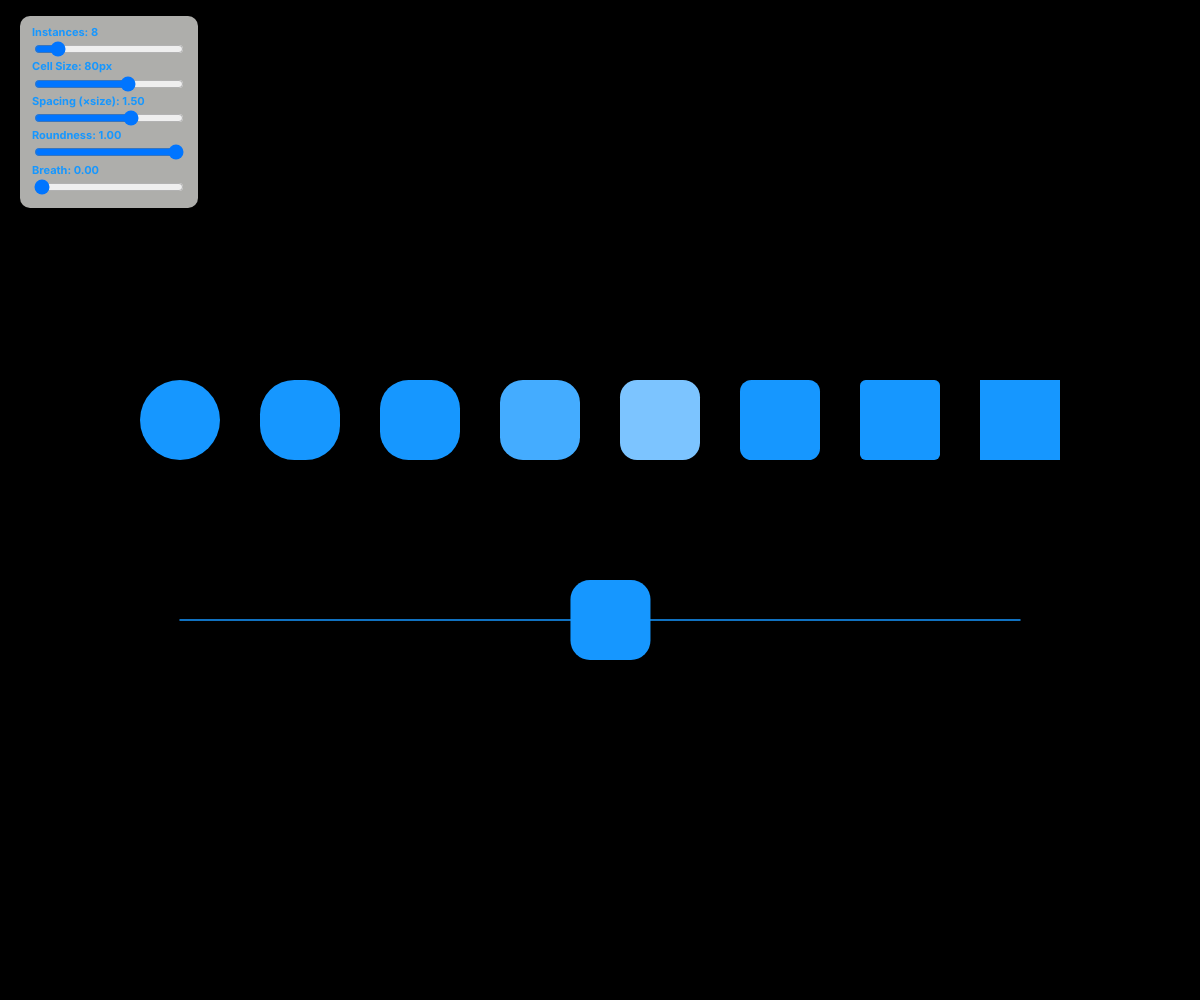
Frame 1 (no input)
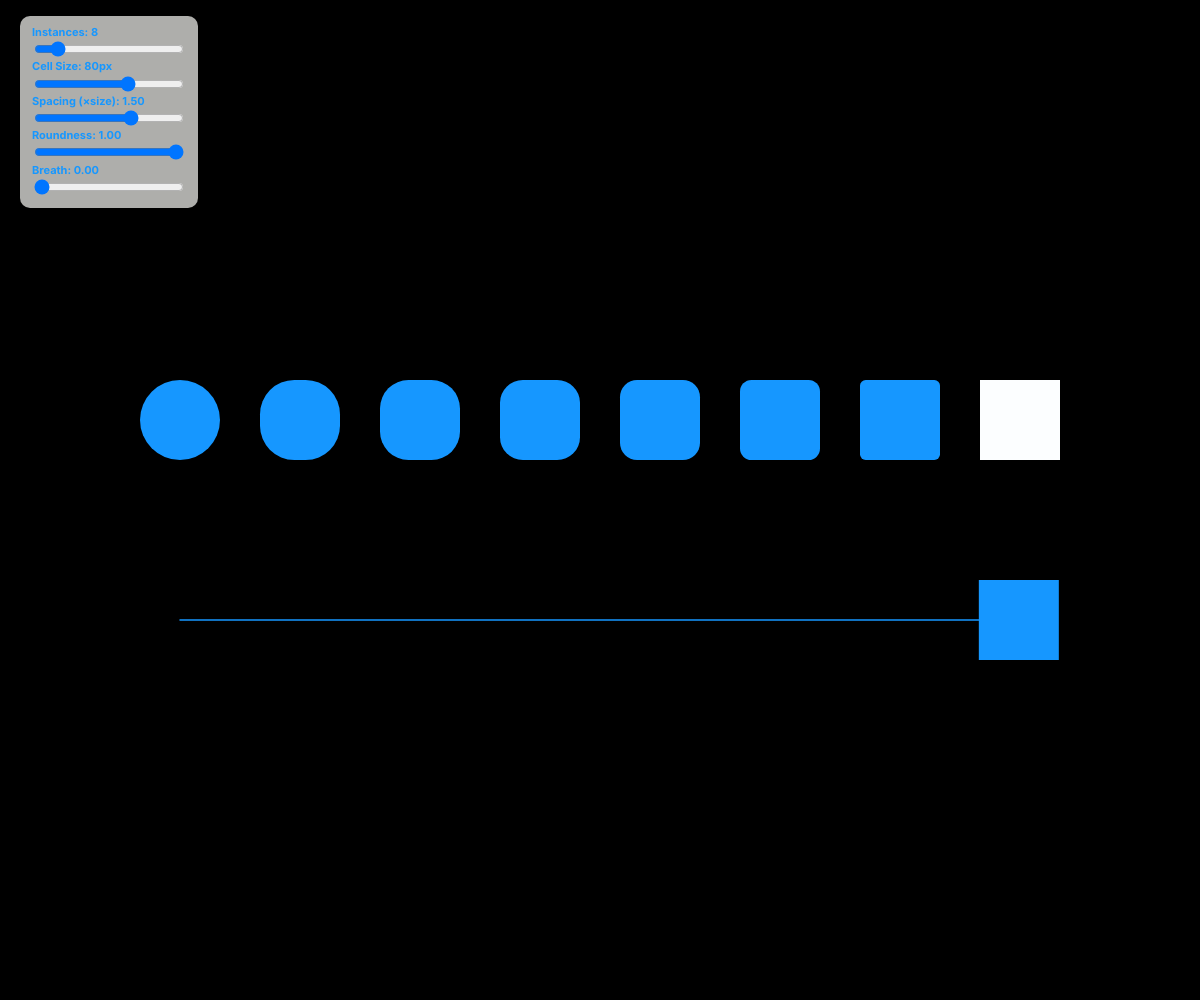
Frame 60 (no input)
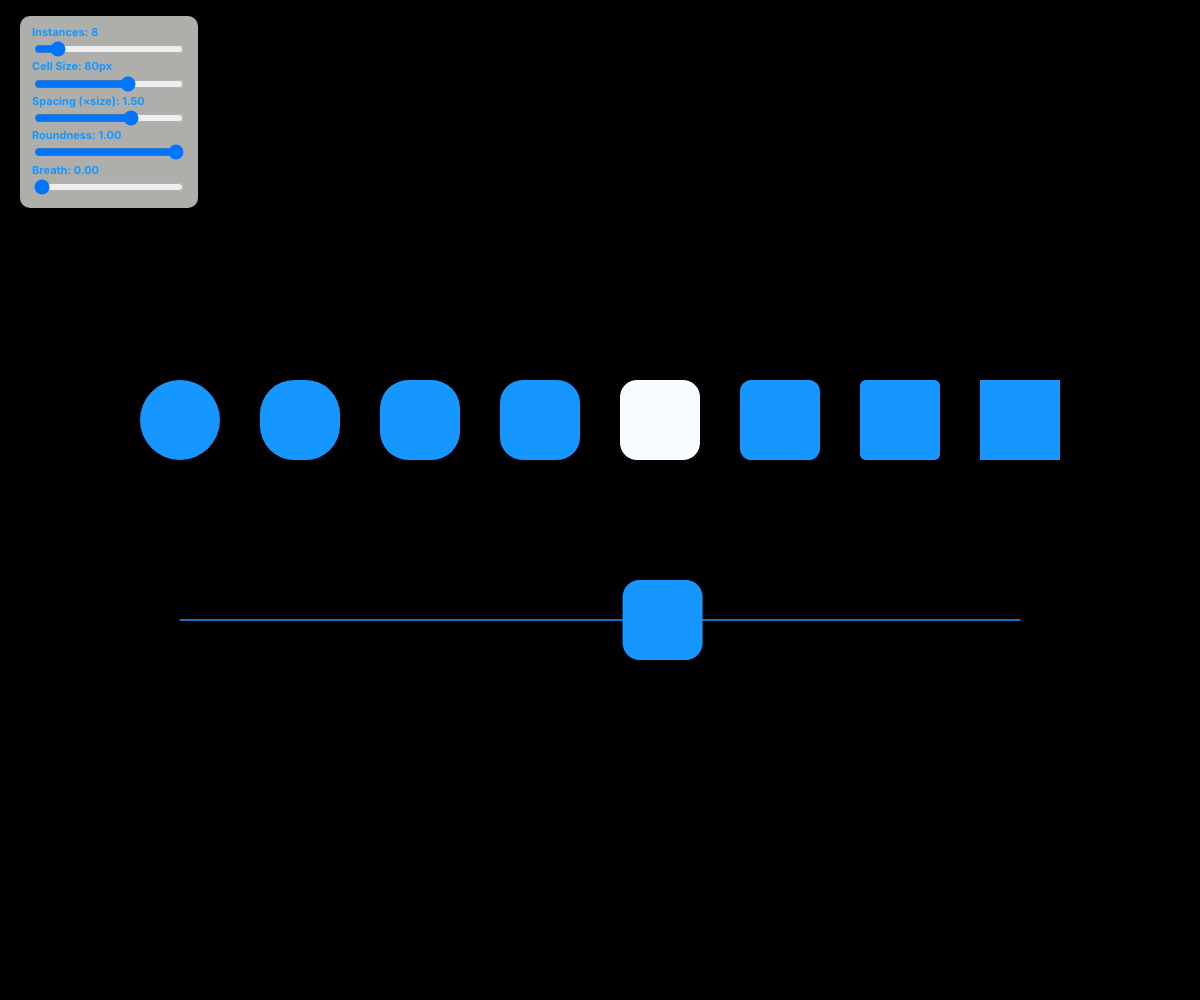
Frame 120 (the mouse pressed at the canvas centre since frame 60)

The p5.js sketch that drew these frames (run headless with seeded random() and noise() and a simulated clock; from frame 60 on, the mouse is pressed at the canvas centre):

// p5.js sketch
// ── sketch.js
// 20 instances of a rounded-rectangle "circle" laid out left → right,
// centered on the canvas. When packed tightly with max roundness, the
// row reads as one long rectangle composed of identical circular units.

const fg = '#1697ff';
const bg = '#000';

let panel;
let countSlider, countLabel;
let sizeSlider, sizeLabel;
let spacingSlider, spacingLabel;
let roundSlider, roundLabel;
let pulseSlider, pulseLabel;

function setup() {
  createCanvas(windowWidth, windowHeight);
  pixelDensity(1);
  noStroke();
  rectMode(CENTER);
  createControls();
}

function draw() {
  background(bg);
  updateLabels();

  const count    = countSlider.value();
  const baseSize = sizeSlider.value();
  const spacing  = spacingSlider.value();
  const round    = roundSlider.value();
  const pulseAmt = pulseSlider.value();

  const t = millis() / 1000;
  const breath = 1 + Math.sin(t * 1.4) * 0.05 * pulseAmt;
  const cellSize = baseSize * breath;

  const step   = cellSize * spacing;
  const totalW = step * (count - 1);
  const startX = width / 2 - totalW / 2;
  const endX   = startX + totalW;

  // Lift the whole composition a touch above centre — bottom row sits below.
  const topY    = height * 0.42;
  const bottomY = height * 0.62;

  const maxCornerR = (cellSize / 2) * round;

  // Moving object position (computed first so the top row can react to it)
  const period = 4.2;
  const phase  = (Math.sin(t * (Math.PI * 2 / period)) + 1) / 2; // 0..1
  const mx = lerp(startX, endX, phase);
  const myCornerR = maxCornerR * (1 - phase);

  // ----- Top row: instances, filled, roundness morphs L → R.
  //       Each instance turns white as the moving shape's x aligns with it.
  noStroke();
  for (let i = 0; i < count; i++) {
    const x = startX + i * step;
    const tRound = count > 1 ? i / (count - 1) : 0;
    const thisCornerR = maxCornerR * (1 - tRound);

    // Proximity of the moving shape's x to this instance (0..1, peak when aligned)
    const prox = constrain(1 - Math.abs(x - mx) / (cellSize * 1.1), 0, 1);
    const cr = lerp(22, 255, prox);
    const cg = lerp(151, 255, prox);
    const cb = 255;
    fill(cr, cg, cb);
    rect(x, topY, cellSize, cellSize, thisCornerR);
  }

  // ----- Bottom: a single horizontal line spanning the row width ---
  stroke(fg);
  strokeWeight(1.5);
  line(startX, bottomY, endX, bottomY);
  noStroke();

  // ----- Moving object on the line
  fill(fg);
  rect(mx, bottomY, cellSize, cellSize, myCornerR);
}

// ----- Controls -----

function createControls() {
  panel = createDiv();
  panel.position(20, 16);
  panel.style('font-family', "'Inter', Arial, Helvetica, sans-serif");
  panel.style('font-size', '11px');
  panel.style('font-weight', '700');
  panel.style('line-height', '1.2');
  panel.style('color', fg);
  panel.style('background', 'rgba(242, 241, 237, 0.72)');
  panel.style('padding', '10px 12px');
  panel.style('border-radius', '10px');

  countLabel = createDiv(); countLabel.parent(panel);
  countSlider = createSlider(1, 60, 8, 1);
  countSlider.parent(panel); countSlider.size(150);

  sizeLabel = createDiv(); sizeLabel.parent(panel);
  sizeSlider = createSlider(8, 120, 80, 1);
  sizeSlider.parent(panel); sizeSlider.size(150);

  spacingLabel = createDiv(); spacingLabel.parent(panel);
  spacingSlider = createSlider(0.5, 2.0, 1.5, 0.01);
  spacingSlider.parent(panel); spacingSlider.size(150);

  roundLabel = createDiv(); roundLabel.parent(panel);
  roundSlider = createSlider(0.0, 1.0, 1.0, 0.01);
  roundSlider.parent(panel); roundSlider.size(150);

  pulseLabel = createDiv(); pulseLabel.parent(panel);
  pulseSlider = createSlider(0.0, 1.0, 0.0, 0.01);
  pulseSlider.parent(panel); pulseSlider.size(150);
}

function updateLabels() {
  if (!countLabel) return;
  countLabel.html('Instances: ' + countSlider.value());
  sizeLabel.html('Cell Size: ' + sizeSlider.value() + 'px');
  spacingLabel.html('Spacing (×size): ' + nf(spacingSlider.value(), 1, 2));
  roundLabel.html('Roundness: ' + nf(roundSlider.value(), 1, 2));
  pulseLabel.html('Breath: ' + nf(pulseSlider.value(), 1, 2));
}

function windowResized() {
  resizeCanvas(windowWidth, windowHeight);
}
